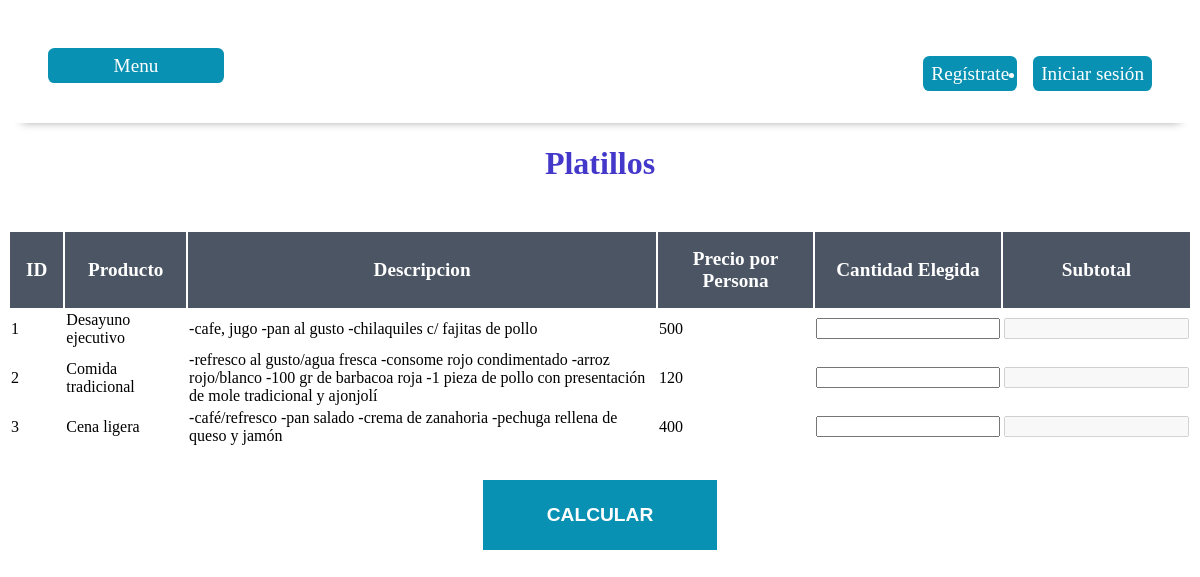
Page /platillos/ on the committed database.
### AppAlquiladora/models.py (models this page shows, shortened)
class MenusComida(models.Model):
    id_menusc = models.SmallAutoField(primary_key=True)
    producto = models.CharField(max_length=80)
    descripcion = models.TextField(max_length=600)
    precio_persona = models.SmallIntegerField()

### AppAlquiladora/views.py (the view)
# urls.py: path('platillos/', views.platillos, name='platillos'),
def platillos(request):
    platillos = MenusComida.objects.all()
    return render(request, 'Platillos/platillos.html', {
        'platillos': platillos
    })

### AppAlquiladora/templates/Platillos/platillos.html (shortened to what this page needs)
<!DOCTYPE html>
<html lang="en">
<head>
    <link rel="stylesheet" href="/static/platillos.css"type="text/css">
</head>
<body>
    <div class="acciones">
        <a href="/menu" class="proyecto">Menu</a>
    {% extends 'base.html' %}
    {% block content %}
    </div>
    <h1 class="encabezado">Platillos</h1>
    <form action="/platillos-p/" method="POST">
    <div class="formulario-platillos div1">
            <table>
                <thead class="encabezado-tabla">
                    <tr>
                        <th class="encabezado-titulo">ID</th>
                        <th class="encabezado-titulo">Producto</th>
                        <th class="encabezado-titulos">Descripcion</th>
                        <th class="encabezado-titulo">Precio por Persona</th>
                        <th class="encabezado-titulo">Cantidad Elegida</th>
                        <th class="encabezado-titulo">Subtotal</th>
                    </tr>
                </thead>
                {% for i in platillos %}
                <tr>
                    <td>{{ i.id_menusc }}</td>
                    <td>{{ i.producto }}</td>
                    <td class="cantidad">{{ i.descripcion }}</td>
                    <td>{{ i.precio_persona }}</td>
                    <td>
                        <input class="cantidad" type="number" name='calcular_platillos[]'>
                    </td>
                    <td>
                        <input type="number" disabled>
                    </td>
                </tr>
                {% endfor %}
            </table>
        <input type="submit" value="calcular" name="platillos" class="boton">
     </form>
    {% endblock %}

### AppAlquiladora/templates/base.html (shortened to what this page needs)
<!DOCTYPE html>
<html lang="en">
<head>
</head>
<body>
    <nav>
        <ul>
            {% if user.is_authenticated %}
            <li>
                <a href="/logout">Cerrar sesión</a>
            </li>
            {% else %}
            <li>
                <a href="/registro">Regístrate</a>
            </li>
            <li>
                <a href="/inicio">Iniciar sesión</a>
            </li>
            {% endif %}
        </ul>
    </nav>
    {% block content %}
    {% endblock %}
</body>
</html>

### AppAlquiladora/static/platillos.css (style rules this page uses)
:root { --fuente_headings: 'Inter', sans-serif; --fuente_textos: 'Open Sans', sans-serif; --cyan: #0891B2; --azul: #2563EB; --indigo: #4338CA; --morado: #7C3AED; --naranja:#F59E0B; --rosa: #DB2777; --blanco: #FFFFFF; --gris: #6b7280; --grisOscuro: #4B5563; --grisClaro: #f3f4f6; --negro: #000; --rojo: rgb(169, 0, 0); --verde: rgb(0, 120, 0); }
.acciones { background-color: var(--blanco); padding: 1rem 2rem; box-shadow: 1px 12px 9px -13px rgba(0, 0, 0, .4); display: flex; justify-content: space-between; align-items: center; }
a { flex: 0 0 10rem; margin-left: 0.5rem; margin-right: 0.5rem; color: var(--blanco); font-size: 1.2rem; background-color: var(--cyan); display: flex; align-items: center; justify-content: space-around; padding: .5rem; line-height: 1; border-radius: .4rem; text-decoration: none; }
ul { display: flex; justify-content: space-between; align-items: center; color:var(--blanco); padding-top: 1rem; }
.encabezado { text-align: center; color: var(--indigo); }
.formulario-platillos { display: flex; justify-content: space-around; flex-direction: column; align-items: center; position: sticky; list-style: none; padding: 0; margin-top: 3rem; }
.encabezado-tabla { background-color: var(--grisOscuro); margin-top: 4rem; position: sticky; top: 0; padding: 8rem 7rem; text-align: center; color: var(--blanco); font-size: 1.2rem; }
.encabezado-titulo { padding: 1rem; }
.encabezado-titulos { width: 40%; }
.boton { background-color: var(--cyan); padding: 1.5rem 4rem; color:var(--blanco); font-size: 1.2rem; font-weight: 700; border: none; transition-property: background-color; transition-duration: .3s; text-align: center; display: block; block-size: auto; text-transform: uppercase; margin-top: 2rem; margin-right: auto; margin-left: auto; }
.cantidad { width: 11rem; }

### rows in the picture
MenusComida: id_menusc "1", producto "Desayuno ejecutivo", descripcion "-cafe, jugo -pan al gusto -chilaquiles c/ fajitas de pollo", precio_persona "500"
MenusComida: id_menusc "2", producto "Comida tradicional", descripcion "-refresco al gusto/agua fresca -consome rojo condimentado -arroz rojo/blanco -100 gr de barbacoa roja -1 pieza de pollo con presentación de mole tradicional y ajonjolí", precio_persona "120"
MenusComida: id_menusc "3", producto "Cena ligera", descripcion "-café/refresco -pan salado -crema de zanahoria -pechuga rellena de queso y jamón", precio_persona "400"
